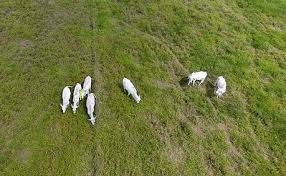
#> input picture gadobase.jfif, 286 x 176 px
$ jupyter execute SistemaContagemDeGado.ipynb
#> lines starting #> are read from the running program, lines starting #| are printed output that depends on the picture; after the words box and inside, x2 and y2 are one past the last pixel; in counts of white or black regions, pixels touching at a corner belong together
[cell 1]
#Exibir a imagem original
import cv2

img = cv2.imread('gadobase.jfif')
#> img is the input picture: shape (176, 286, 3); mean B, G, R 57.8, 117.6, 112.1
cv2.imshow('Imagem Original',img)
cv2.waitKey(0)
cv2.destroyAllWindows()

[cell 2]
#Exibir somente bordar ultilizadi filtro Canny
import numpy as np

limiar_inferior =150
limiar_superior =90

kernal = np.ones((2,1), np.uint8)
img1 =  cv2.Canny(img,limiar_inferior,limiar_superior,kernal)
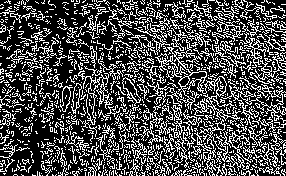
#> img1: shape (176, 286); 30% white in thin lines or dots
cv2.imshow('Somente Bordas',img1)
cv2.waitKey(0)
cv2.destroyAllWindows()

[cell 3]
#contagem de bordas

dilation = cv2.dilate(img1, kernal)
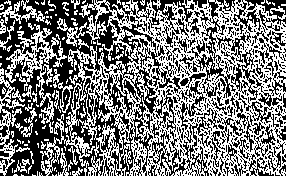
#> dilation: shape (176, 286); 48.5% white in thin lines or dots

contours, hierarchy = cv2.findContours(
    dilation, cv2.RETR_EXTERNAL, cv2.CHAIN_APPROX_SIMPLE)
#> contours = 122 contours, 103 with area under 20; largest, box (x1, y1, x2, y2) and area: (40, 0, 286, 176) 30247, (5, 24, 67, 133) 1256, (0, 68, 25, 176) 530, (0, 0, 45, 24) 244, (57, 18, 87, 47) 192

objects = str(len(contours))
#> objects = '122'

text = "Quantidade de Gado: "+str(objects)
#> text = 'Quantidade de Gado: 122'
cv2.putText(dilation, text, (10, 25),  cv2.FONT_HERSHEY_SIMPLEX,
            0.4, (255, 0, 0), 1)
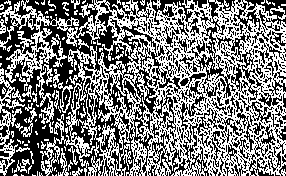
#> dilation: shape (176, 286); 48.9% white in thin lines or dots

cv2.imshow('Original', img1)
cv2.imshow('Processada', dilation)

cv2.waitKey(0)
cv2.destroyAllWindows()

[cell 4]
#histrograma da imagem com bordas

import cv2
import numpy as np
from matplotlib import pyplot as plt

img = img1 #o que se conclui dessa imagem?
# img = cv2.imread('../homem.jpg',0)  # e dessa?


# plt.hist(img.ravel(),10,[0,256],color='grey')
plt.hist(img.ravel(),50,[0,256])
# plt.hist(img.ravel(),256,[0,256],color='grey')
plt.show()
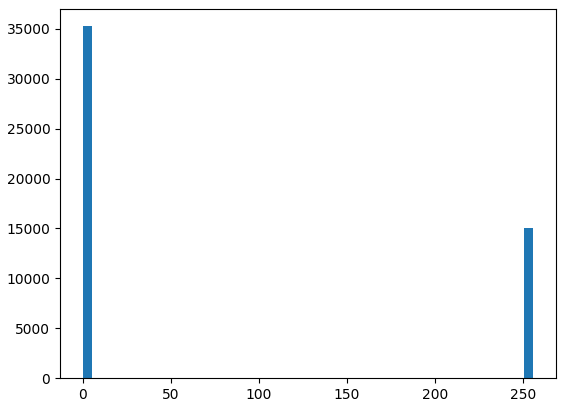
#> figure drawn by matplotlib, 1 panel; tallest bar 35253 high, from x = 4.44e-16 to 5.12

histograma = img.ravel()
histograma

[cell 5]
#histrograma da imagem original

import cv2
import numpy as np
from matplotlib import pyplot as plt

img = cv2.imread('gadobase.jfif',0) #o que se conclui dessa imagem?
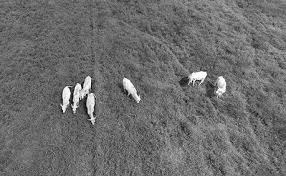
#> img: shape (176, 286); min 0, max 255, mean 109.1
# img = cv2.imread('../homem.jpg',0)  # e dessa?


# plt.hist(img.ravel(),10,[0,256],color='grey')
plt.hist(img.ravel(),50,[0,256])
# plt.hist(img.ravel(),256,[0,256],color='grey')
plt.show()
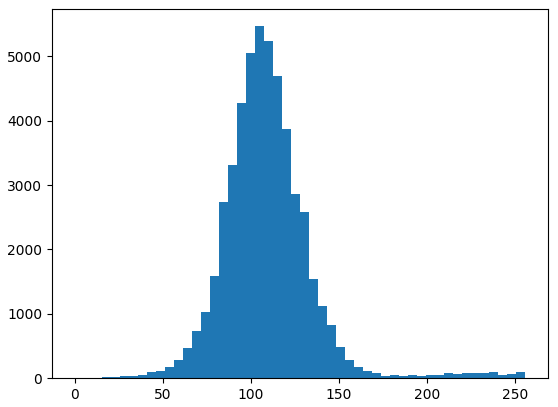
#> figure drawn by matplotlib, 1 panel; tallest bar 5469 high, from x = 102.4 to 107.5

histograma = img.ravel()
histograma
